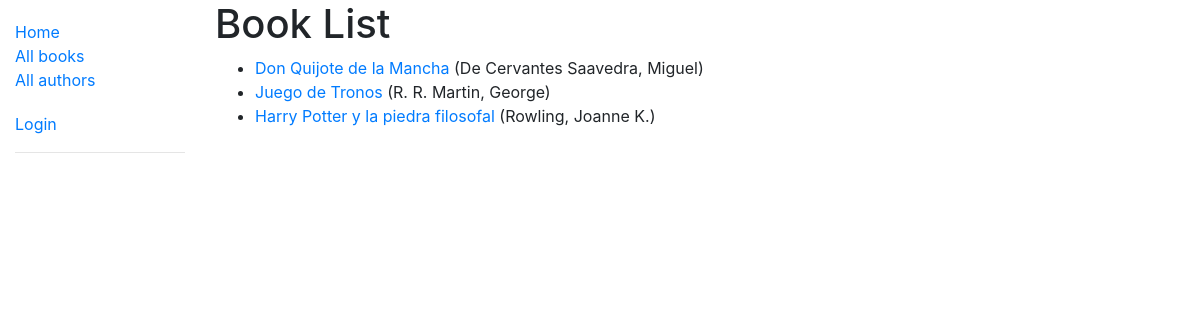
/catalog/books/, run on the app's committed database.
### catalog/models.py (models this page shows, shortened)
class Book(models.Model):
    title = models.CharField(max_length=200)
    author = models.ForeignKey('Author', on_delete=models.SET_NULL, null=True)
    summary = models.TextField(max_length=1000, help_text='Enter a brief description of the book')
    isbn = models.CharField('ISBN', max_length=13, help_text='13 Character <a href="https://www.isbn-international.org/content/what-isbn">ISBN number</a>')
    genre = models.ManyToManyField(Genre, help_text='Select a genre for this book')
    language = models.ForeignKey('Language', on_delete=models.SET_NULL, null=True)
    def get_absolute_url(self):
        return reverse('book-detail', args=[str(self.id)])
    def display_genre(self):
        '''Create a string for the Genre. This is required to display genre in Admin.'''
        return ', '.join(genre.name for genre in self.genre.all()[:3])
    display_genre.short_description = 'Genre'

class Author(models.Model):
    first_name = models.CharField(max_length=200)
    last_name = models.CharField(max_length=200)
    date_of_birth = models.DateField(null=True, blank=True)
    date_of_death = models.DateField('Died', null=True, blank=True)
    class Meta:
        ordering = ['last_name', 'first_name']
    def __str__(self):
        return f'{self.last_name}, {self.first_name}'

### catalog/views.py (the view)
# urls.py: path('books/', views.BookListView.as_view(), name='books'),
class BookListView(generic.ListView):
    model = Book
    paginate_by = 10

### catalog/templates/catalog/book_list.html (shortened to what this page needs)
{% extends "base_generic.html" %}
{% block content %}
    <h1>Book List</h1>
    {% if book_list %}
        <ul>
            {% for book in book_list %}
                <li>
                    <a href="{{ book.get_absolute_url }}">{{ book.title }}</a> ({{ book.author }})
                </li>
            {% endfor %}
        </ul>
    {% else %}
        <p>There are no books in the library.</p>
    {% endif %}
{% endblock %}

### data on the page
Book: title "Don Quijote de la Mancha", author "De Cervantes Saavedra, Miguel"
Book: title "Juego de Tronos", author "R. R. Martin, George"
Book: title "Harry Potter y la piedra filosofal", author "Rowling, Joanne K."
